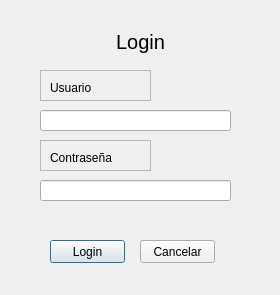
<?xml version="1.0" encoding="UTF-8"?>
<ui version="4.0">
 <class>Dialog</class>
 <widget class="QDialog" name="Dialog">
  <property name="geometry">
   <rect>
    <x>0</x>
    <y>0</y>
    <width>280</width>
    <height>295</height>
   </rect>
  </property>
  <property name="minimumSize">
   <size>
    <width>280</width>
    <height>295</height>
   </size>
  </property>
  <property name="maximumSize">
   <size>
    <width>280</width>
    <height>295</height>
   </size>
  </property>
  <property name="windowTitle">
   <string>Dialog</string>
  </property>
  <widget class="QLineEdit" name="usernamefield">
   <property name="geometry">
    <rect>
     <x>40</x>
     <y>110</y>
     <width>191</width>
     <height>21</height>
    </rect>
   </property>
   <property name="text">
    <string/>
   </property>
  </widget>
  <widget class="QLineEdit" name="passwordfield">
   <property name="geometry">
    <rect>
     <x>40</x>
     <y>180</y>
     <width>191</width>
     <height>21</height>
    </rect>
   </property>
   <property name="text">
    <string/>
   </property>
   <property name="echoMode">
    <enum>QLineEdit::Password</enum>
   </property>
  </widget>
  <widget class="QFrame" name="frame_2">
   <property name="geometry">
    <rect>
     <x>40</x>
     <y>140</y>
     <width>111</width>
     <height>31</height>
    </rect>
   </property>
   <property name="autoFillBackground">
    <bool>false</bool>
   </property>
   <property name="frameShape">
    <enum>QFrame::StyledPanel</enum>
   </property>
   <property name="frameShadow">
    <enum>QFrame::Raised</enum>
   </property>
   <property name="lineWidth">
    <number>234</number>
   </property>
   <property name="midLineWidth">
    <number>13</number>
   </property>
   <widget class="QLabel" name="password">
    <property name="geometry">
     <rect>
      <x>10</x>
      <y>10</y>
      <width>91</width>
      <height>16</height>
     </rect>
    </property>
    <property name="text">
     <string>Contraseña</string>
    </property>
   </widget>
  </widget>
  <widget class="QPushButton" name="positive">
   <property name="geometry">
    <rect>
     <x>50</x>
     <y>240</y>
     <width>75</width>
     <height>23</height>
    </rect>
   </property>
   <property name="text">
    <string>Login</string>
   </property>
  </widget>
  <widget class="QPushButton" name="negative">
   <property name="geometry">
    <rect>
     <x>140</x>
     <y>240</y>
     <width>75</width>
     <height>23</height>
    </rect>
   </property>
   <property name="text">
    <string>Cancelar</string>
   </property>
  </widget>
  <widget class="QLabel" name="title">
   <property name="geometry">
    <rect>
     <x>0</x>
     <y>30</y>
     <width>281</width>
     <height>24</height>
    </rect>
   </property>
   <property name="styleSheet">
    <string notr="true">font-size: 20px ;</string>
   </property>
   <property name="text">
    <string>Login</string>
   </property>
   <property name="alignment">
    <set>Qt::AlignCenter</set>
   </property>
  </widget>
  <widget class="QFrame" name="frame_3">
   <property name="geometry">
    <rect>
     <x>40</x>
     <y>70</y>
     <width>111</width>
     <height>31</height>
    </rect>
   </property>
   <property name="frameShape">
    <enum>QFrame::StyledPanel</enum>
   </property>
   <property name="frameShadow">
    <enum>QFrame::Raised</enum>
   </property>
   <widget class="QLabel" name="username_2">
    <property name="geometry">
     <rect>
      <x>10</x>
      <y>10</y>
      <width>91</width>
      <height>16</height>
     </rect>
    </property>
    <property name="text">
     <string>Usuario</string>
    </property>
   </widget>
  </widget>
  <widget class="QLabel" name="error_label">
   <property name="enabled">
    <bool>true</bool>
   </property>
   <property name="geometry">
    <rect>
     <x>30</x>
     <y>210</y>
     <width>221</width>
     <height>20</height>
    </rect>
   </property>
   <property name="styleSheet">
    <string notr="true">color:red</string>
   </property>
   <property name="text">
    <string/>
   </property>
   <property name="alignment">
    <set>Qt::AlignCenter</set>
   </property>
  </widget>
 </widget>
 <resources/>
 <connections/>
</ui>
